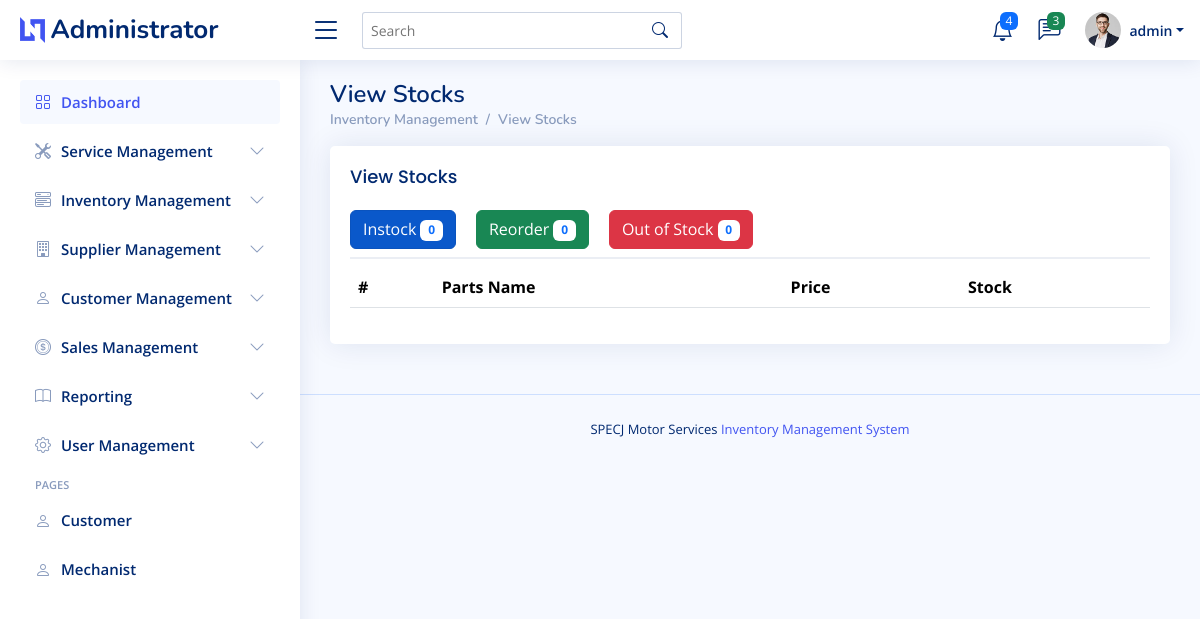
/admin/view_stock_level.php (signed in), run on an earlier commit of the app's database.
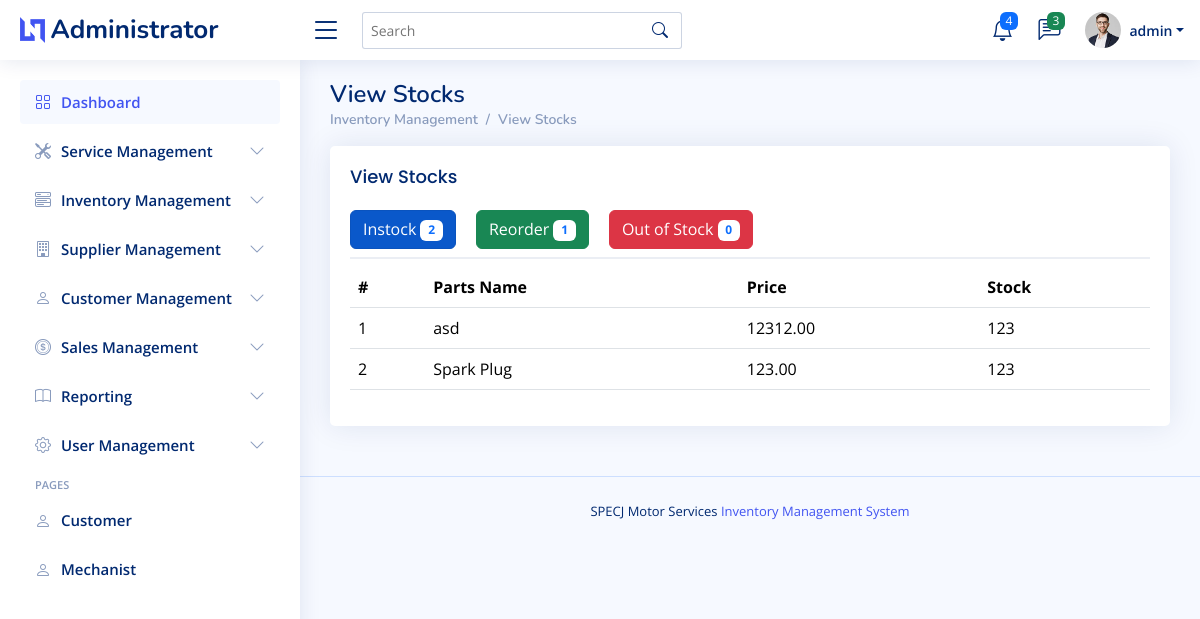
And on a later commit of the database.
### tables this page shows
CREATE TABLE `motorparts_tbl`  (
  `m_id` int NOT NULL AUTO_INCREMENT,
  `parts_name` varchar(255) NULL DEFAULT NULL,
  `parts_number` varchar(255) NULL DEFAULT NULL,
  `category` varchar(255) NULL DEFAULT NULL,
  `manufacturer` varchar(255) NULL DEFAULT NULL,
  `price` decimal(10, 2) NULL DEFAULT NULL,
  `QuantityInStock` varchar(255) NULL DEFAULT NULL,
  `supplier` varchar(255) NULL DEFAULT NULL,
  `date_added` datetime NULL DEFAULT current_timestamp ON UPDATE CURRENT_TIMESTAMP,
  `condition` varchar(255) NULL DEFAULT NULL,
  `services_type` varchar(255) NULL DEFAULT NULL,
  PRIMARY KEY (`m_id`) USING BTREE
);

### admin/view_stock_level.php (the view, shortened to what this page needs)
<?php
include("admin_header.php");
$instock_count_query = $connection->prepare("SELECT COUNT(*) as count FROM motorparts_tbl WHERE QuantityInStock > 5");
$instock_count_query->execute();
$instock_count_result = $instock_count_query->get_result();
$instock_count = $instock_count_result->fetch_assoc()['count'];
$reorder_count_query = $connection->prepare("SELECT COUNT(*) as count FROM motorparts_tbl WHERE QuantityInStock <= 5 AND QuantityInStock > 0");
$reorder_count_query->execute();
$reorder_count_result = $reorder_count_query->get_result();
$reorder_count = $reorder_count_result->fetch_assoc()['count'];
$outofstock_count_query = $connection->prepare("SELECT COUNT(*) as count FROM motorparts_tbl WHERE QuantityInStock = 0");
$outofstock_count_query->execute();
$outofstock_count_result = $outofstock_count_query->get_result();
$outofstock_count = $outofstock_count_result->fetch_assoc()['count'];
?>
<body>
<?php
include("admin_topnav.php");
include("admin_sidenav.php");
?>
<main id="main" class="main">
    <div class="pagetitle">
        <h1>View Stocks</h1>
        <nav>
            <ol class="breadcrumb">
                <li class="breadcrumb-item"><a href="index.html">Inventory Management</a></li>
                <li class="breadcrumb-item">View Stocks</li>
            </ol>
        </nav>
    </div>
    <section class="section">
        <div class="row">
            <div class="col-lg-12">
                <div class="card">
                    <div class="card-body">
                        <h5 class="card-title">View Stocks</h5>
                        <ul class="nav nav-tabs nav-tabs-bordered" id="borderedTab" role="tablist">
                            <li class="nav-item" role="presentation">
                  <button class="btn btn-primary mb-2 active" id="pills-home-tab" data-bs-toggle="pill" data-bs-target="#pills-home" type="button" role="tab" aria-controls="pills-home" aria-selected="true">
                  Instock <span class="badge bg-white text-primary"><?php echo $instock_count; ?></span>
                  </button>
                </li>
                <li class="nav-item" role="presentation">
                  <button class="btn btn-success"  style="margin-left: 20px;" id="pills-profile-tab" data-bs-toggle="pill" data-bs-target="#pills-profile" type="button" role="tab" aria-controls="pills-profile" aria-selected="false">
                  Reorder <span class="badge bg-white text-primary"><?php echo $reorder_count; ?></span>
                  </button>
                </li>
                <li class="nav-item" role="presentation">
                  <button class="btn btn-danger" style="margin-left: 20px;" id="pills-contact-tab" data-bs-toggle="pill" data-bs-target="#pills-contact" type="button" role="tab" aria-controls="pills-contact" aria-selected="false">
                  Out of Stock <span class="badge bg-white text-primary"><?php echo $outofstock_count; ?></span>
                  </button>
                </li>
                        </ul>
                        <div class="tab-content pt-2" id="borderedTabContent">
                            <div class="tab-pane fade show active" id="pills-home" role="tabpanel" aria-labelledby="home-tab">
                                <table class="table table-hover" id="stock_datatable">
                                    <thead>
                                        <tr>
                                            <th scope="col">#</th>
                                            <th scope="col">Parts Name</th>
                                            <th scope="col">Price</th>
                                            <th scope="col">Stock</th>
                                        </tr>
                                    </thead>
                                    <tbody>
                                        <?php
                                        $stmt = $connection->prepare("SELECT * FROM motorparts_tbl WHERE QuantityInStock > 5");
                                        $stmt->execute();
                                        $result = $stmt->get_result();
                                        $count = 1;
                                        while ($row = $result->fetch_assoc()) {
                                            echo "<tr>";
                                            echo "<td>" . $count . "</td>";
                                            echo "<td>" . $row['parts_name'] . "</td>";
                                            echo "<td>" . $row['price'] . "</td>";
                                            echo "<td>" . $row['QuantityInStock'] . "</td>";
                                            echo "</tr>";
                                            $count++;
                                        }
                                        ?>
                                    </tbody>
                                </table>
                            </div>
                        </div>
                    </div>
                </div>
            </div>
        </div>
    </section>
</main>
<?php
include("admin_footer.php");
?>
</body>
</html>

What changed in the data, as far as the page shows it:
added motorparts_tbl: parts_name "asd", price "12312.00", QuantityInStock "123"
added motorparts_tbl: parts_name "Spark Plug", price "123.00", QuantityInStock "123"
Also different on the page:
$instock_count: "0" → "2"
$reorder_count: "0" → "1"
